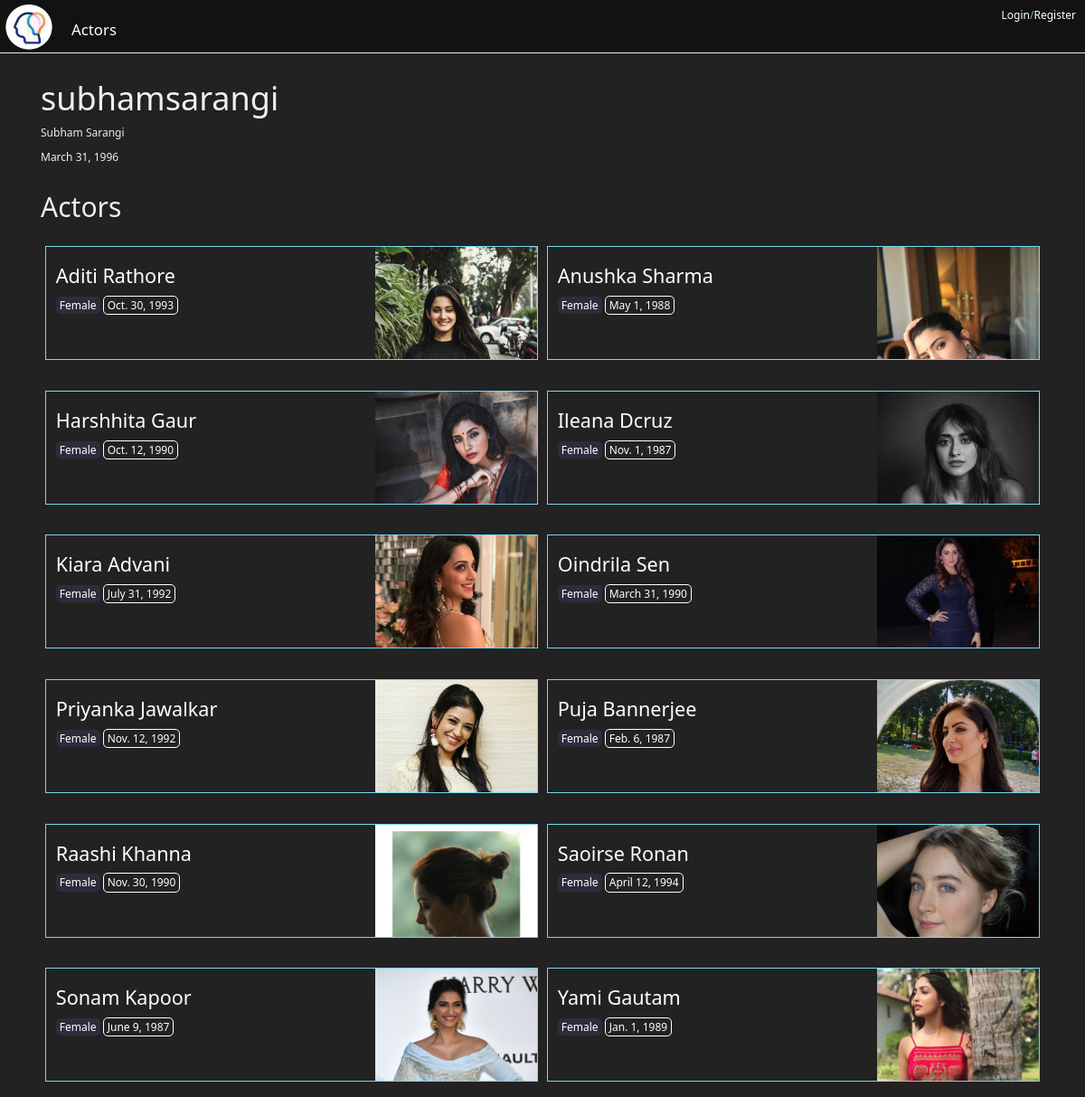
/user/subhamsarangi/, run on an earlier commit of the app's database.
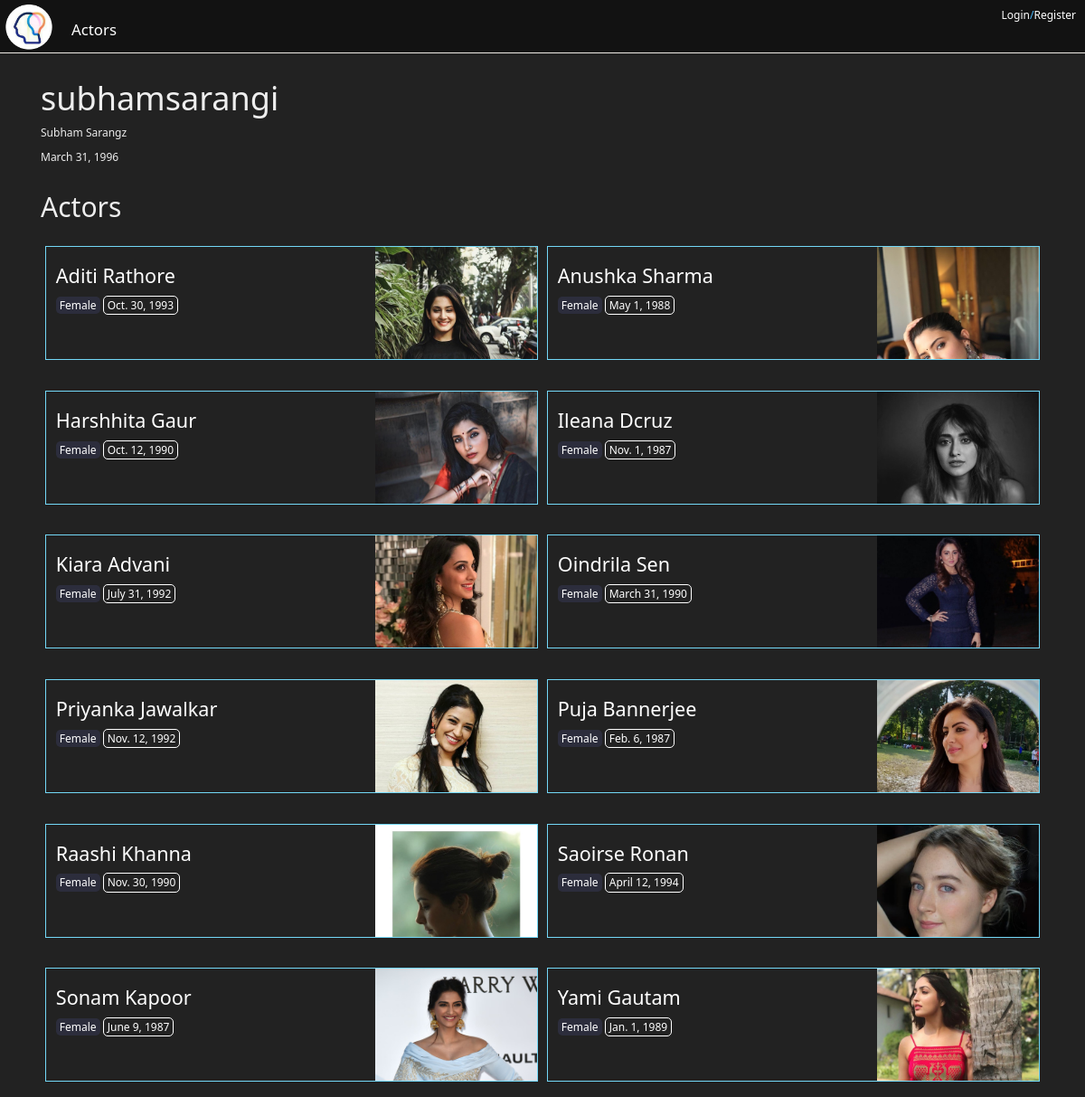
And on a later commit of the database.
### things/models.py (models this page shows, shortened)
class Profile(models.Model):
    owner           =models.ForeignKey(User)
    first_name      =models.CharField(max_length=50, blank=True, null=True,validators=[alphanumspacedash])
    last_name       =models.CharField(max_length=50, blank=True, null=True, validators=[alphanumspacedash])
    dob             =models.DateField(blank=True, default='1989-01-01', null=True)
    slug            =models.SlugField(blank=True, null=True)
    timestamp       =models.DateTimeField(auto_now_add=True)
    updated         =models.DateTimeField(auto_now=True)
    class Meta:
        ordering = ('owner','timestamp',)

### things/views.py (the view)
# urls.py: url(r'^user/(?P<user_slug>[\w-]+)/$', views.user_profile, name='user'),
def user_profile(request, user_slug):
    uprofile = get_object_or_404(Profile, slug=user_slug)
    return render(request, 'things/user.html', {'uprofile': uprofile})

### things/models.py (called while the page is built)
    def get_absolute_url(self):
        return reverse('things:actor', kwargs={'slug':self.slug})

### things/templates/things/user.html (shortened to what this page needs)
{%extends "base.html"%}
{%block content%}
<div id="things_heading" class="col-xs-12">
    <h1>{{uprofile.slug}}</h1>
    <p>{%if uprofile.first_name%}{{uprofile.first_name}}{%endif%} {%if uprofile.last_name%}{{uprofile.last_name}}{%endif%}</p>
    <p>{%if uprofile.dob%}{{uprofile.dob}}{%endif%}</p>
</div>
<div class="col-xs-12">
    <h2>Actors</h2>
    {% for obj in uprofile.owner.actor_set.all %}
        <div class="col-xs-12 col-sm-6 generic_card_wrapper">
            <div class="generic_card">
                <div class="generic_card_text col-xs-8">
                    <h2>{{obj.name}}<i class="{{ obj.country.flag_css }}"></i></h2>
                    <div>
                        <p class="generic_card_info2">{{obj.get_gender_display}}</p>
                        <p class="generic_card_info1">{{obj.dob}}</p>
                    </div>
                </div>
                <div class="generic_card_img col-xs-4">
                    <img src="{{obj.image.url}}" alt="{{obj.name}} image">
                </div>
            </div>
        </div>
    {%endfor%}
</div>
{%endblock content%}

What changed in the data, as far as the page shows it:
changed Profile "subhamsarangi": last_name "Sarangi" → "Sarangz"
